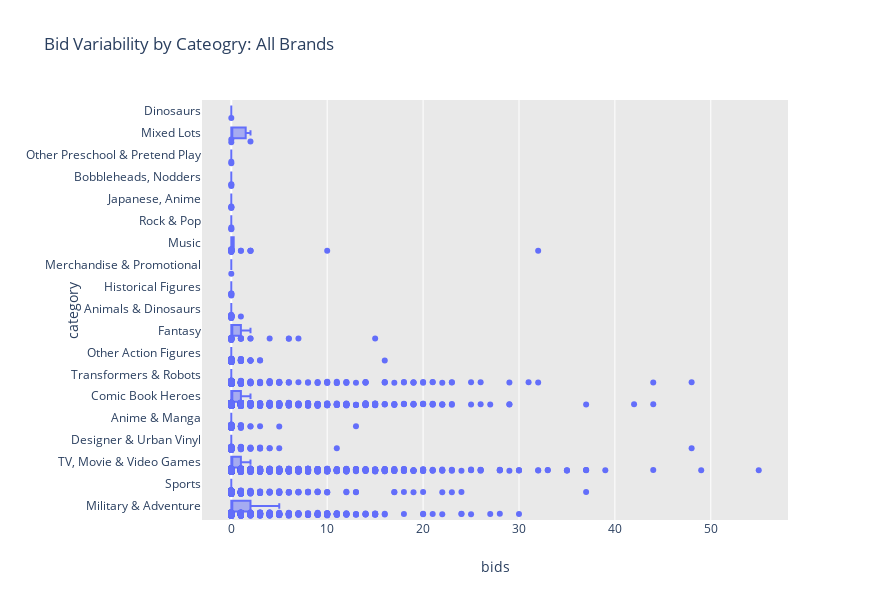

Write notebook code for a chart like this one.
### Code cell
import plotly.express as px
fig1 = px.box(catpltly, x="bids", y="category",points="all", orientation = 'h',
              hover_data=['brand'],
              height=600,width = 880,
              title = 'Bid Variability by Cateogry: All Brands')

fig1.update_layout(plot_bgcolor='rgb(233,233,233)')
fig1.show()

### Figure 1 — Plotly figure (JSON) as saved in the notebook; plotly's stock layout.template omitted (floating-point values rounded to 4 significant figures; data arrays with more than 128 entries replaced by an {"elided": "..."} marker saying what was removed)
{"data": [{"alignmentgroup": "True", "boxpoints": "all", "customdata": {"elided": "8692x1 str values"}, "hoverlabel": {"namelength": 0}, "hovertemplate": "bids=%{x}<br>category=%{y}<br>brand=%{customdata[0]}", "legendgroup": "", "marker": {"color": "#636efa"}, "name": "", "notched": false, "offsetgroup": "", "orientation": "h", "showlegend": false, "type": "box", "x": {"elided": "8692 int values"}, "x0": " ", "xaxis": "x", "y": {"elided": "8692 str values"}, "y0": " ", "yaxis": "y"}], "layout": {"boxmode": "group", "height": 600, "legend": {"tracegroupgap": 0}, "plot_bgcolor": "rgb(233,233,233)", "title": {"text": "Bid Variability by Cateogry: All Brands"}, "width": 880, "xaxis": {"anchor": "y", "domain": [0, 0.98], "title": {"text": "bids"}}, "yaxis": {"anchor": "x", "domain": [0, 1], "title": {"text": "category"}}}}
